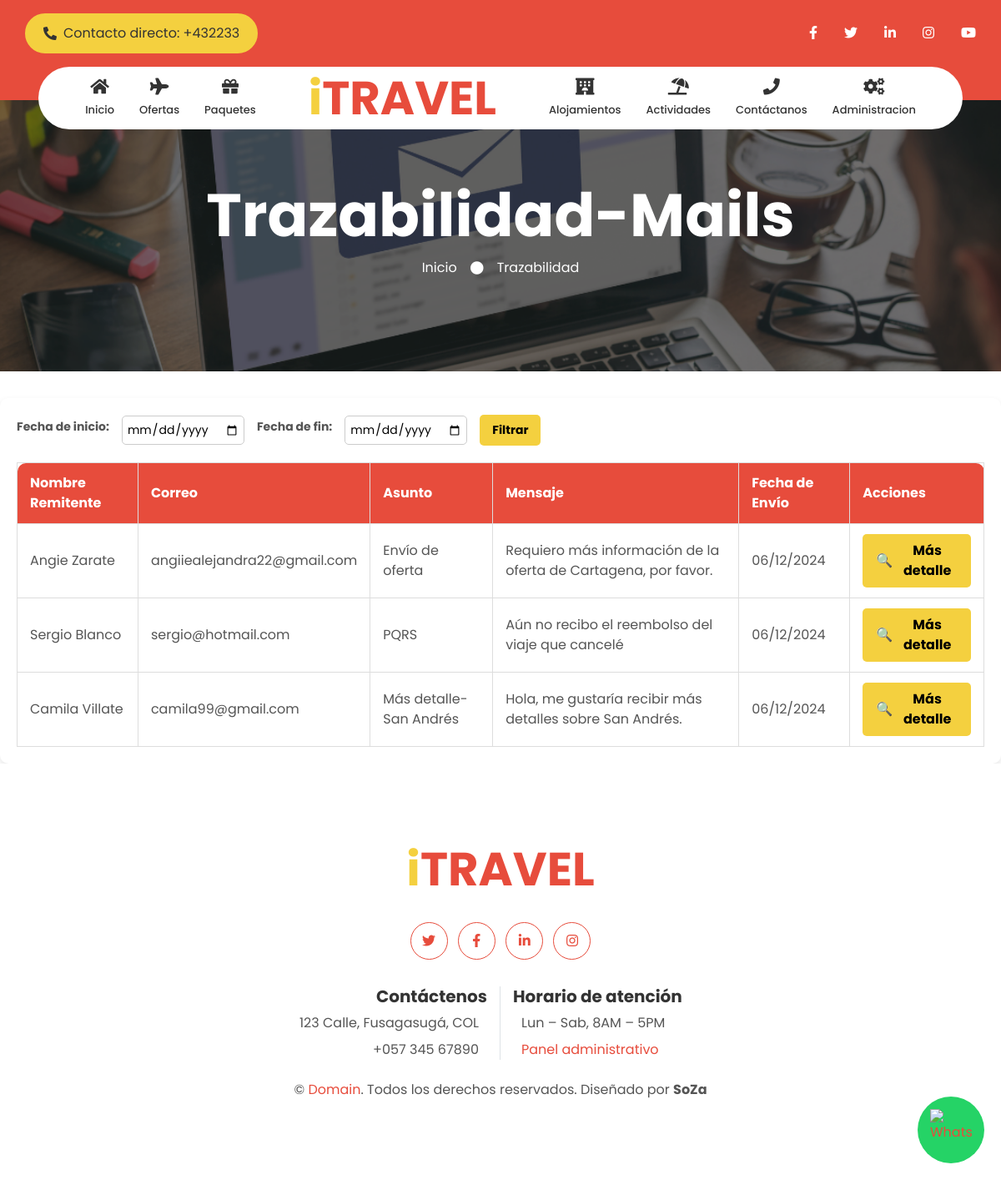
Before: /trazability/ with the older database file.
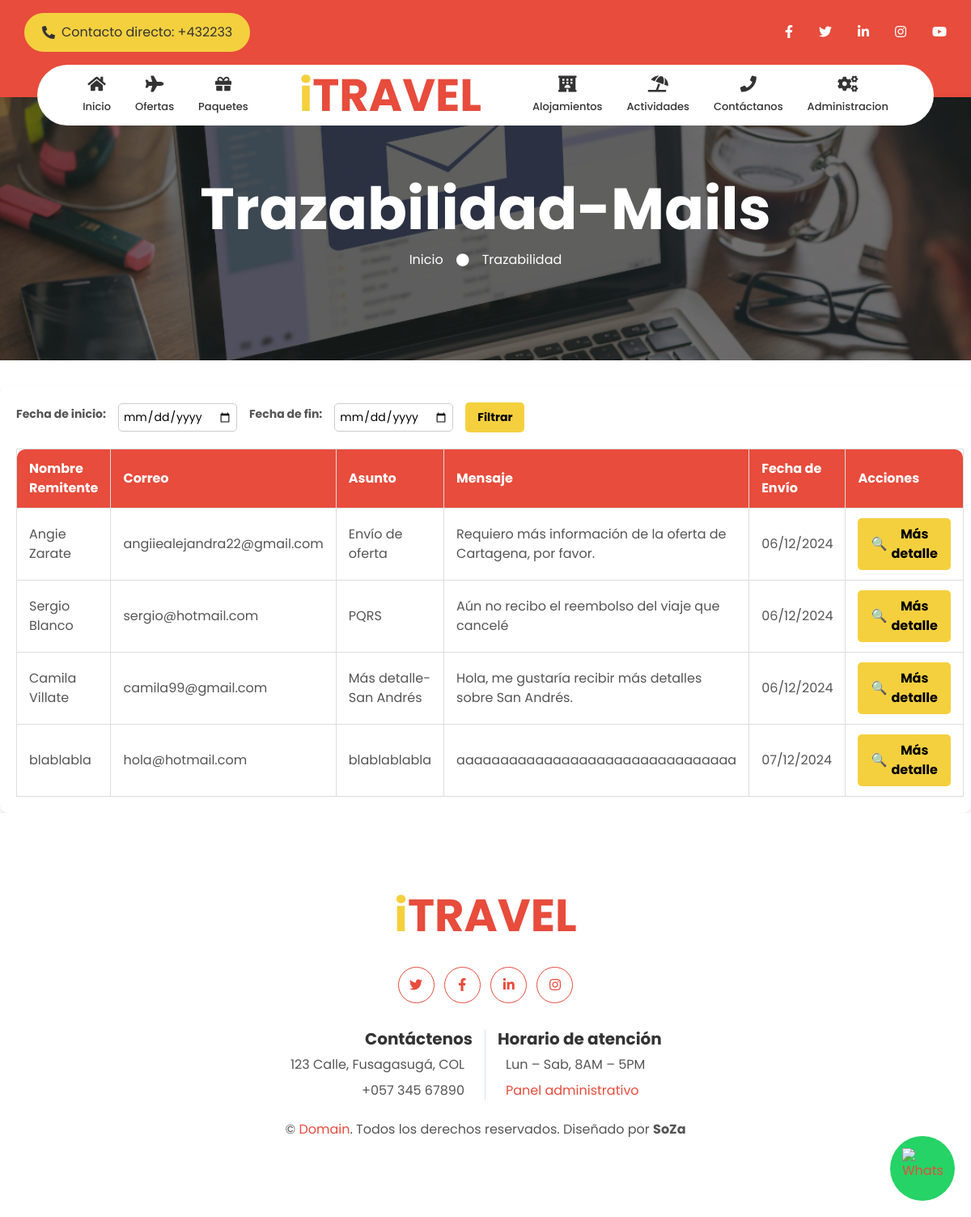
After: the same page with the newer database file.
### PrincipalSite/models.py (models this page shows, shortened)
class Contact(models.Model):
    name = models.CharField(max_length=255)
    email = models.EmailField(max_length=255)
    subject = models.CharField(max_length=255)
    message = models.TextField()
    created_at = models.DateTimeField(auto_now_add=True)

### PrincipalSite/views.py (the view)
# urls.py: path("trazability/", views.trazability, name="trazability"),
def trazability(request):
    contacts = (
        Contact.objects.all()
    )  ##Lo usamos para traer todos los datos del modelo y plasmarlos posteriormente en la tabla :)
    return render(request, "trazability.html", {"contacts": contacts})

### PrincipalSite/context_processors.py (called while the page is built)
def custom_context(request):
    return {"is_authenticated": request.session.get("is_authenticated", False)}

### PrincipalSite/templates/trazability.html
{% extends 'base.html' %}
{% block styles %}
{% load static %}
<link rel="stylesheet" href="{% static 'css/style.css' %}">
<link rel="stylesheet" href="{% static 'css/index.css' %}">
<link rel="stylesheet" href="{% static 'css/trazability.css' %}">
{% endblock %}
{% block content %}
<div class="jumbotron jumbotron-fluid page-header">
    <div class="container text-center py-5">
        <h1 class="text-white display-3 mt-lg-5">Trazabilidad-Mails</h1>
        <div class="d-inline-flex align-items-center text-white">
            <p class="m-0"><a class="text-white" href="">Inicio</a></p>
            <i class="fa fa-circle px-3"></i>
            <p class="m-0 text-white">Trazabilidad</p>
        </div>
    </div>
</div>
<div class="main-container">
    <div class="filter-container">
        <label for="start-date">Fecha de inicio:</label>
        <input type="date" id="start-date" name="start-date">
        <label for="end-date">Fecha de fin:</label>
        <input type="date" id="end-date" name="end-date">
        <button class="filter-btn">Filtrar</button>
    </div>
<table class="message-table">
    <thead>
        <tr>
            <th>Nombre Remitente</th>
            <th>Correo</th>
            <th>Asunto</th>
            <th>Mensaje</th>
            <th>Fecha de Envío</th>
            <th>Acciones</th>
        </tr>
    </thead>
    <tbody>
        {% for contact in contacts %}
        <tr>
            <td>{{ contact.name }}</td>
            <td>{{ contact.email }}</td>
            <td>{{ contact.subject }}</td>
            <td>{{ contact.message }}</td>
            <td>{{ contact.created_at|date:"d/m/Y" }}</td>
            <td><button class="btn-detail"><span>🔍</span> Más detalle</button></td>
        </tr>
        {% empty %}
        <tr>
            <td colspan="6">No hay mensajes disponibles.</td>
        </tr>
        {% endfor %}
    </tbody>
</table>
</div>
    {% endblock %}

Changed rows visible on the page:
added Contact: name "blablabla", email "hola@hotmail.com", subject "blablablabla", message "aaaaaaaaaaaaaaaaaaaaaaaaaaaaaaaa", created_at "07/12/2024"
